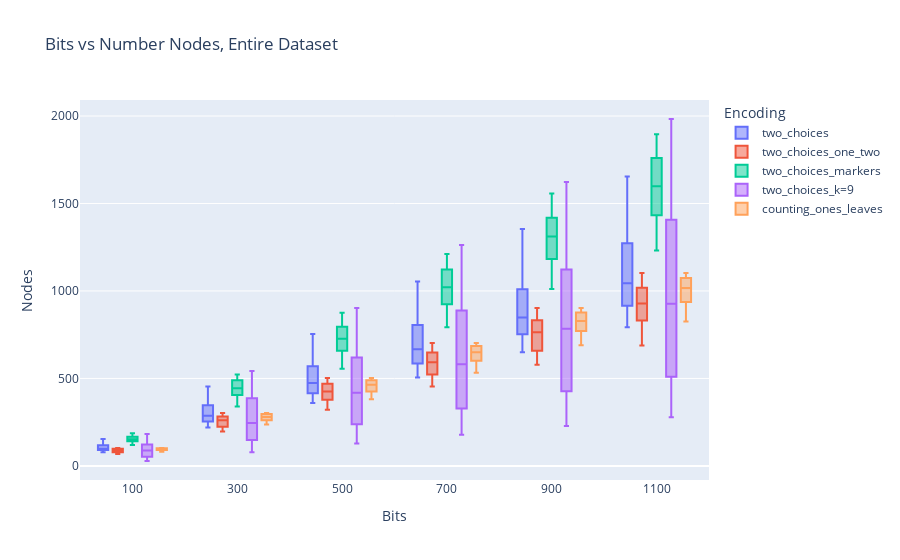
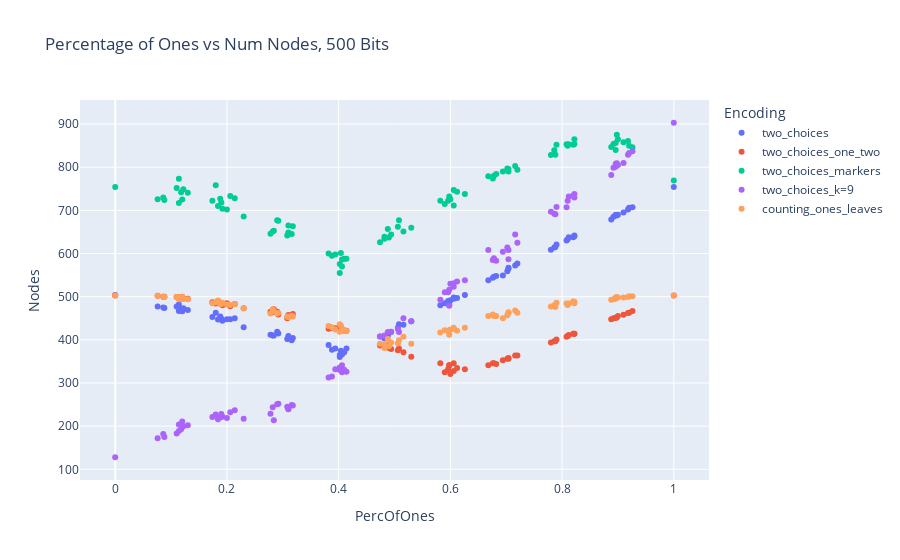

The notebook cell these images were saved under, in order:
### Markdown cell above
#### 4. Reports

### Code cell
fig = px.box(df, x="Bits", y="Nodes", color="Encoding", 
             title="Bits vs Number Nodes, Entire Dataset")
fig.show()

df_500 = df[df['Bits'] == 500] # TODO probably need to work more on DB, there is too much data for 0.5 per of ones 
fig = px.scatter(df_500, x="PercOfOnes", y="Nodes", color="Encoding", 
             title="Percentage of Ones vs Num Nodes, 500 Bits")
fig.show()

### Figure 1 — Plotly figure (JSON) as saved in the notebook; plotly's stock layout.template omitted (floating-point values rounded to 4 significant figures; data arrays with more than 128 entries replaced by an {"elided": "..."} marker saying what was removed)
{"data": [{"alignmentgroup": "True", "hovertemplate": "Encoding=two_choices<br>Bits=%{x}<br>Nodes=%{y}<extra></extra>", "legendgroup": "two_choices", "marker": {"color": "#636efa"}, "name": "two_choices", "notched": false, "offsetgroup": "two_choices", "orientation": "v", "showlegend": true, "type": "box", "x": {"elided": "552 int values"}, "x0": " ", "xaxis": "x", "y": {"elided": "552 int values"}, "y0": " ", "yaxis": "y"}, {"alignmentgroup": "True", "hovertemplate": "Encoding=two_choices_one_two<br>Bits=%{x}<br>Nodes=%{y}<extra></extra>", "legendgroup": "two_choices_one_two", "marker": {"color": "#EF553B"}, "name": "two_choices_one_two", "notched": false, "offsetgroup": "two_choices_one_two", "orientation": "v", "showlegend": true, "type": "box", "x": {"elided": "552 int values"}, "x0": " ", "xaxis": "x", "y": {"elided": "552 int values"}, "y0": " ", "yaxis": "y"}, {"alignmentgroup": "True", "hovertemplate": "Encoding=two_choices_markers<br>Bits=%{x}<br>Nodes=%{y}<extra></extra>", "legendgroup": "two_choices_markers", "marker": {"color": "#00cc96"}, "name": "two_choices_markers", "notched": false, "offsetgroup": "two_choices_markers", "orientation": "v", "showlegend": true, "type": "box", "x": {"elided": "552 int values"}, "x0": " ", "xaxis": "x", "y": {"elided": "552 int values"}, "y0": " ", "yaxis": "y"}, {"alignmentgroup": "True", "hovertemplate": "Encoding=two_choices_k=9<br>Bits=%{x}<br>Nodes=%{y}<extra></extra>", "legendgroup": "two_choices_k=9", "marker": {"color": "#ab63fa"}, "name": "two_choices_k=9", "notched": false, "offsetgroup": "two_choices_k=9", "orientation": "v", "showlegend": true, "type": "box", "x": {"elided": "552 int values"}, "x0": " ", "xaxis": "x", "y": {"elided": "552 int values"}, "y0": " ", "yaxis": "y"}, {"alignmentgroup": "True", "hovertemplate": "Encoding=counting_ones_leaves<br>Bits=%{x}<br>Nodes=%{y}<extra></extra>", "legendgroup": "counting_ones_leaves", "marker": {"color": "#FFA15A"}, "name": "counting_ones_leaves", "notched": false, "offsetgroup": "counting_ones_leaves", "orientation": "v", "showlegend": true, "type": "box", "x": {"elided": "552 int values"}, "x0": " ", "xaxis": "x", "y": {"elided": "552 int values"}, "y0": " ", "yaxis": "y"}], "layout": {"boxmode": "group", "legend": {"title": {"text": "Encoding"}, "tracegroupgap": 0}, "title": {"text": "Bits vs Number Nodes, Entire Dataset"}, "xaxis": {"anchor": "y", "domain": [0, 1], "title": {"text": "Bits"}}, "yaxis": {"anchor": "x", "domain": [0, 1], "title": {"text": "Nodes"}}}}

### Figure 2 — Plotly figure (JSON) as saved in the notebook; plotly's stock layout.template omitted (floating-point values rounded to 4 significant figures)
{"data": [{"hovertemplate": "Encoding=two_choices<br>PercOfOnes=%{x}<br>Nodes=%{y}<extra></extra>", "legendgroup": "two_choices", "marker": {"color": "#636efa", "symbol": "circle"}, "mode": "markers", "name": "two_choices", "orientation": "v", "showlegend": true, "type": "scatter", "x": [0.114, 0.086, 0.118, 0.114, 0.088, 0.076, 0.12, 0.11, 0.122, 0.13, 0.174, 0.188, 0.192, 0.19, 0.206, 0.214, 0.184, 0.18, 0.2, 0.23, 0.278, 0.316, 0.292, 0.282, 0.308, 0.318, 0.284, 0.31, 0.29, 0.31, 0.402, 0.406, 0.414, 0.402, 0.406, 0.394, 0.404, 0.41, 0.388, 0.382, 0.53, 0.516, 0.508, 0.494, 0.482, 0.474, 0.506, 0.49, 0.488, 0.482, 0.606, 0.596, 0.612, 0.598, 0.626, 0.6, 0.598, 0.582, 0.606, 0.59, 0.72, 0.702, 0.678, 0.694, 0.668, 0.704, 0.682, 0.716, 0.676, 0.704, 0.786, 0.822, 0.808, 0.78, 0.822, 0.788, 0.82, 0.81, 0.79, 0.812, 0.896, 0.888, 0.92, 0.918, 0.898, 0.91, 0.9, 0.892, 0.926, 0.896, 0, 1], "xaxis": "x", "y": [482, 475, 471, 467, 474, 477, 466, 477, 473, 469, 453, 454, 444, 449, 448, 450, 447, 463, 448, 429, 412, 399, 415, 410, 402, 404, 410, 409, 419, 403, 360, 366, 380, 365, 369, 380, 375, 371, 377, 388, 443, 435, 436, 418, 409, 408, 428, 416, 410, 403, 498, 490, 497, 481, 504, 492, 487, 480, 495, 485, 577, 559, 546, 549, 538, 565, 548, 572, 544, 567, 614, 640, 630, 609, 642, 615, 638, 633, 621, 638, 689, 679, 706, 702, 688, 695, 690, 685, 707, 689, 504, 754], "yaxis": "y"}, {"hovertemplate": "Encoding=two_choices_one_two<br>PercOfOnes=%{x}<br>Nodes=%{y}<extra></extra>", "legendgroup": "two_choices_one_two", "marker": {"color": "#EF553B", "symbol": "circle"}, "mode": "markers", "name": "two_choices_one_two", "orientation": "v", "showlegend": true, "type": "scatter", "x": [0.114, 0.086, 0.118, 0.114, 0.088, 0.076, 0.12, 0.11, 0.122, 0.13, 0.174, 0.188, 0.192, 0.19, 0.206, 0.214, 0.184, 0.18, 0.2, 0.23, 0.278, 0.316, 0.292, 0.282, 0.308, 0.318, 0.284, 0.31, 0.29, 0.31, 0.402, 0.406, 0.414, 0.402, 0.406, 0.394, 0.404, 0.41, 0.388, 0.382, 0.53, 0.516, 0.508, 0.494, 0.482, 0.474, 0.506, 0.49, 0.488, 0.482, 0.606, 0.596, 0.612, 0.598, 0.626, 0.6, 0.598, 0.582, 0.606, 0.59, 0.72, 0.702, 0.678, 0.694, 0.668, 0.704, 0.682, 0.716, 0.676, 0.704, 0.786, 0.822, 0.808, 0.78, 0.822, 0.788, 0.82, 0.81, 0.79, 0.812, 0.896, 0.888, 0.92, 0.918, 0.898, 0.91, 0.9, 0.892, 0.926, 0.896, 0, 1], "xaxis": "x", "y": [496, 500, 496, 498, 500, 502, 500, 499, 496, 495, 487, 486, 480, 484, 478, 483, 490, 484, 485, 473, 465, 457, 459, 464, 450, 460, 471, 457, 465, 457, 431, 424, 421, 424, 425, 427, 424, 421, 428, 426, 361, 371, 380, 379, 387, 387, 376, 381, 384, 388, 328, 332, 335, 340, 332, 321, 342, 346, 346, 325, 364, 356, 346, 353, 341, 356, 344, 364, 346, 358, 397, 414, 407, 394, 414, 397, 414, 409, 401, 411, 451, 448, 463, 462, 452, 458, 455, 450, 467, 451, 503, 503], "yaxis": "y"}, {"hovertemplate": "Encoding=two_choices_markers<br>PercOfOnes=%{x}<br>Nodes=%{y}<extra></extra>", "legendgroup": "two_choices_markers", "marker": {"color": "#00cc96", "symbol": "circle"}, "mode": "markers", "name": "two_choices_markers", "orientation": "v", "showlegend": true, "type": "scatter", "x": [0.114, 0.086, 0.118, 0.114, 0.088, 0.076, 0.12, 0.11, 0.122, 0.13, 0.174, 0.188, 0.192, 0.19, 0.206, 0.214, 0.184, 0.18, 0.2, 0.23, 0.278, 0.316, 0.292, 0.282, 0.308, 0.318, 0.284, 0.31, 0.29, 0.31, 0.402, 0.406, 0.414, 0.402, 0.406, 0.394, 0.404, 0.41, 0.388, 0.382, 0.53, 0.516, 0.508, 0.494, 0.482, 0.474, 0.506, 0.49, 0.488, 0.482, 0.606, 0.596, 0.612, 0.598, 0.626, 0.6, 0.598, 0.582, 0.606, 0.59, 0.72, 0.702, 0.678, 0.694, 0.668, 0.704, 0.682, 0.716, 0.676, 0.704, 0.786, 0.822, 0.808, 0.78, 0.822, 0.788, 0.82, 0.81, 0.79, 0.812, 0.896, 0.888, 0.92, 0.918, 0.898, 0.91, 0.9, 0.892, 0.926, 0.896, 0, 1], "xaxis": "x", "y": [773, 730, 742, 717, 724, 726, 725, 752, 749, 741, 722, 727, 704, 718, 733, 728, 710, 758, 702, 686, 646, 645, 676, 651, 642, 663, 653, 665, 677, 649, 555, 586, 588, 576, 570, 598, 601, 588, 595, 600, 660, 651, 677, 644, 639, 626, 662, 637, 657, 634, 711, 722, 743, 726, 738, 726, 732, 722, 747, 715, 794, 797, 780, 790, 779, 790, 784, 803, 774, 796, 839, 854, 853, 828, 865, 829, 852, 850, 852, 853, 840, 847, 850, 861, 875, 858, 865, 854, 846, 856, 754, 769], "yaxis": "y"}, {"hovertemplate": "Encoding=two_choices_k=9<br>PercOfOnes=%{x}<br>Nodes=%{y}<extra></extra>", "legendgroup": "two_choices_k=9", "marker": {"color": "#ab63fa", "symbol": "circle"}, "mode": "markers", "name": "two_choices_k=9", "orientation": "v", "showlegend": true, "type": "scatter", "x": [0.114, 0.086, 0.118, 0.114, 0.088, 0.076, 0.12, 0.11, 0.122, 0.13, 0.174, 0.188, 0.192, 0.19, 0.206, 0.214, 0.184, 0.18, 0.2, 0.23, 0.278, 0.316, 0.292, 0.282, 0.308, 0.318, 0.284, 0.31, 0.29, 0.31, 0.402, 0.406, 0.414, 0.402, 0.406, 0.394, 0.404, 0.41, 0.388, 0.382, 0.53, 0.516, 0.508, 0.494, 0.482, 0.474, 0.506, 0.49, 0.488, 0.482, 0.606, 0.596, 0.612, 0.598, 0.626, 0.6, 0.598, 0.582, 0.606, 0.59, 0.72, 0.702, 0.678, 0.694, 0.668, 0.704, 0.682, 0.716, 0.676, 0.704, 0.786, 0.822, 0.808, 0.78, 0.822, 0.788, 0.82, 0.81, 0.79, 0.812, 0.896, 0.888, 0.92, 0.918, 0.898, 0.91, 0.9, 0.892, 0.926, 0.896, 0, 1], "xaxis": "x", "y": [189, 182, 193, 204, 175, 172, 211, 183, 200, 202, 221, 220, 222, 228, 232, 237, 216, 227, 219, 217, 229, 249, 252, 244, 245, 248, 214, 239, 251, 240, 336, 325, 326, 330, 341, 332, 331, 331, 315, 313, 443, 450, 418, 419, 410, 408, 425, 388, 418, 387, 523, 510, 535, 479, 538, 530, 516, 493, 531, 510, 625, 614, 589, 604, 608, 608, 583, 644, 585, 587, 692, 738, 707, 697, 730, 691, 734, 722, 708, 732, 801, 782, 833, 829, 809, 810, 805, 799, 837, 808, 128, 903], "yaxis": "y"}, {"hovertemplate": "Encoding=counting_ones_leaves<br>PercOfOnes=%{x}<br>Nodes=%{y}<extra></extra>", "legendgroup": "counting_ones_leaves", "marker": {"color": "#FFA15A", "symbol": "circle"}, "mode": "markers", "name": "counting_ones_leaves", "orientation": "v", "showlegend": true, "type": "scatter", "x": [0.114, 0.086, 0.118, 0.114, 0.088, 0.076, 0.12, 0.11, 0.122, 0.13, 0.174, 0.188, 0.192, 0.19, 0.206, 0.214, 0.184, 0.18, 0.2, 0.23, 0.278, 0.316, 0.292, 0.282, 0.308, 0.318, 0.284, 0.31, 0.29, 0.31, 0.402, 0.406, 0.414, 0.402, 0.406, 0.394, 0.404, 0.41, 0.388, 0.382, 0.53, 0.516, 0.508, 0.494, 0.482, 0.474, 0.506, 0.49, 0.488, 0.482, 0.606, 0.596, 0.612, 0.598, 0.626, 0.6, 0.598, 0.582, 0.606, 0.59, 0.72, 0.702, 0.678, 0.694, 0.668, 0.704, 0.682, 0.716, 0.676, 0.704, 0.786, 0.822, 0.808, 0.78, 0.822, 0.788, 0.82, 0.81, 0.79, 0.812, 0.896, 0.888, 0.92, 0.918, 0.898, 0.91, 0.9, 0.892, 0.926, 0.896, 0, 1], "xaxis": "x", "y": [494, 500, 496, 497, 499, 502, 500, 499, 495, 494, 485, 483, 486, 483, 481, 483, 491, 487, 482, 473, 461, 456, 462, 471, 454, 454, 466, 453, 461, 453, 436, 424, 420, 419, 423, 424, 433, 422, 429, 432, 391, 407, 399, 394, 389, 391, 392, 385, 402, 381, 426, 420, 421, 412, 428, 424, 422, 417, 428, 422, 463, 457, 455, 450, 455, 463, 455, 468, 459, 464, 480, 488, 484, 477, 485, 476, 489, 481, 486, 484, 498, 493, 501, 499, 499, 498, 498, 494, 501, 495, 503, 503], "yaxis": "y"}], "layout": {"legend": {"title": {"text": "Encoding"}, "tracegroupgap": 0}, "title": {"text": "Percentage of Ones vs Num Nodes, 500 Bits"}, "xaxis": {"anchor": "y", "domain": [0, 1], "title": {"text": "PercOfOnes"}}, "yaxis": {"anchor": "x", "domain": [0, 1], "title": {"text": "Nodes"}}}}
